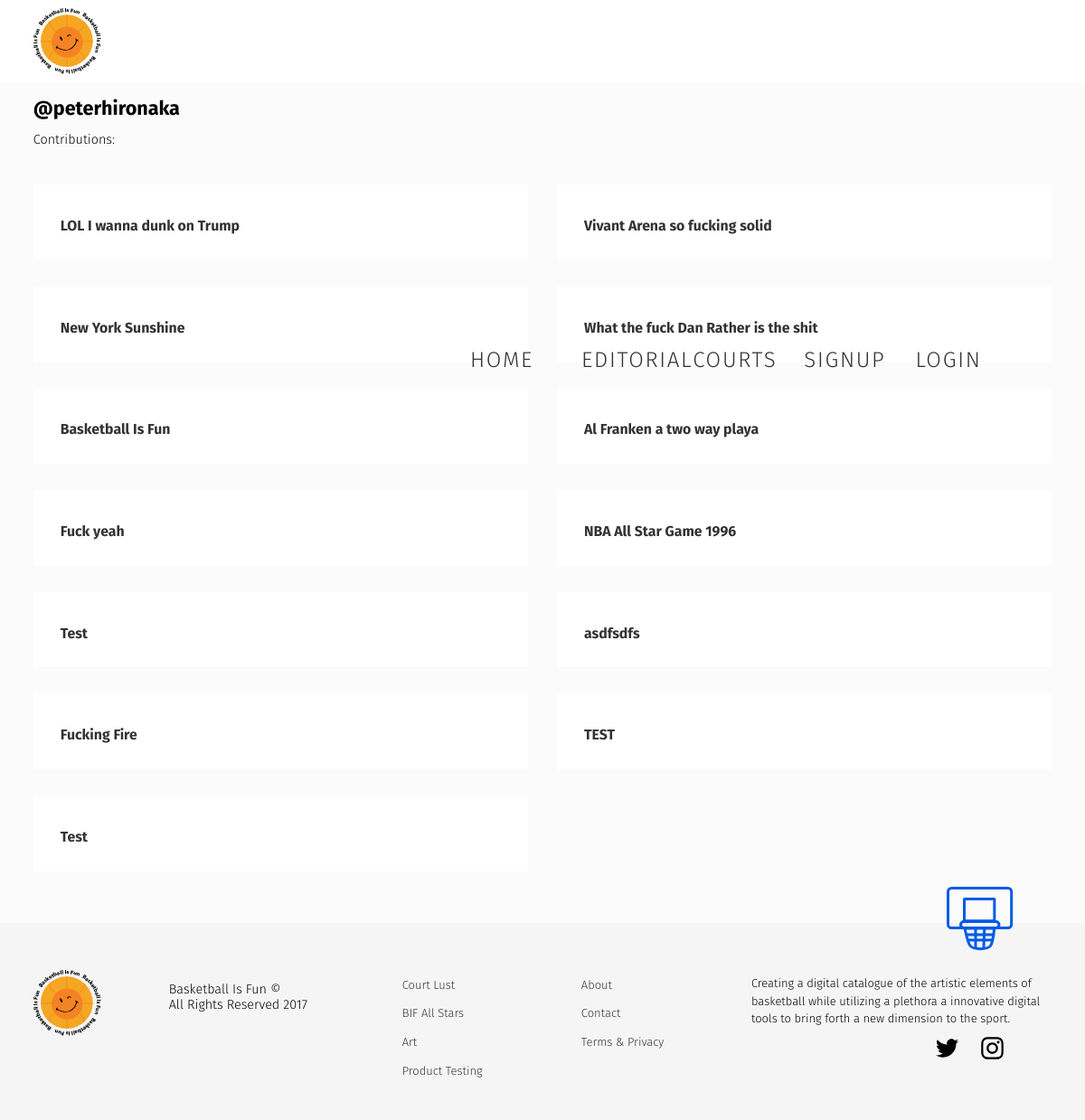
/profiles/peterhironaka/, run on an earlier commit of the app's database.
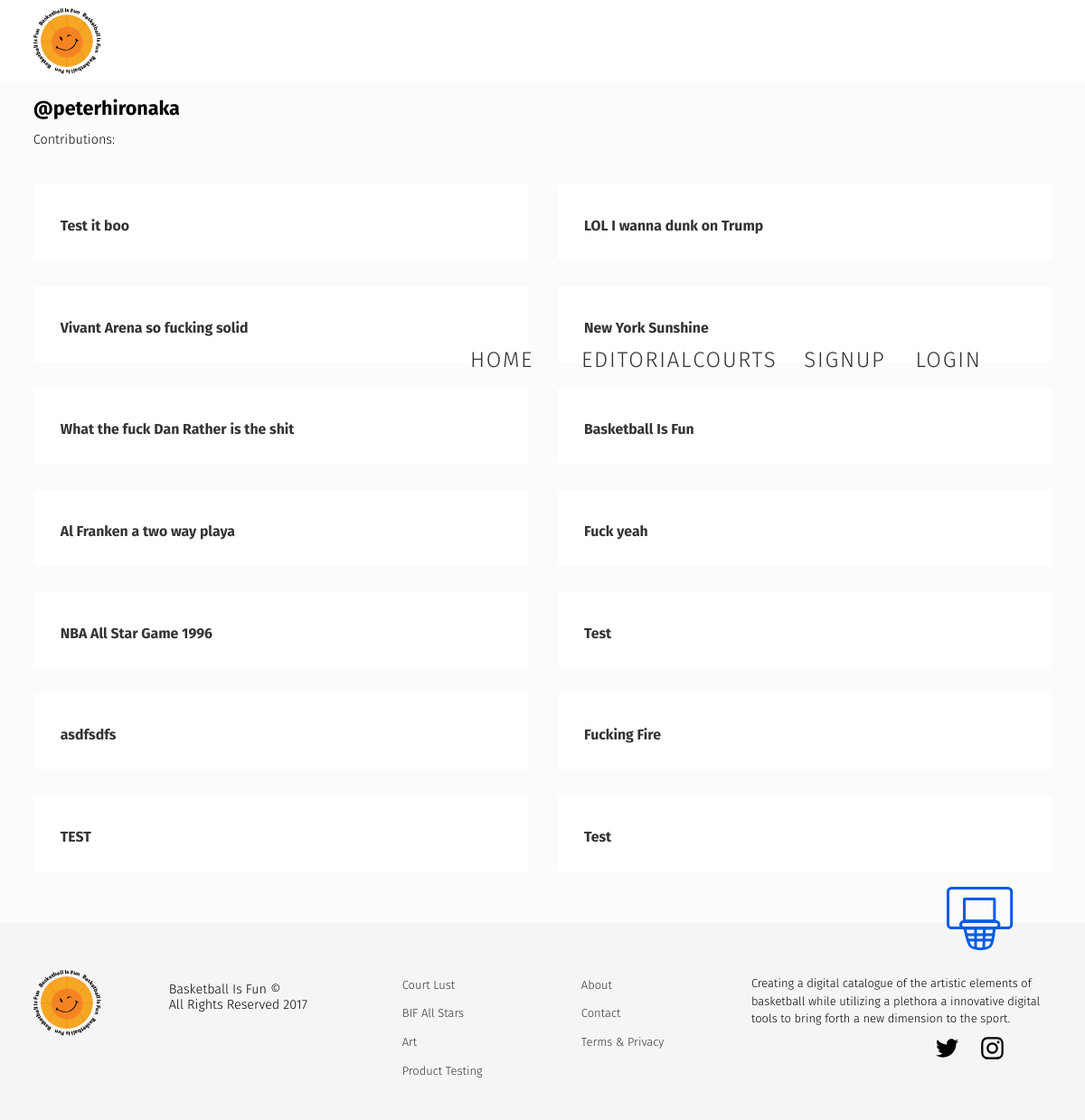
And on a later commit of the database.
### forum/models.py (models this page shows, shortened)
class Forum(models.Model):
    user = models.ForeignKey(settings.AUTH_USER_MODEL, default=1)
    title = models.CharField(max_length=120)
    slug = models.SlugField(unique=True)
    height_field = models.IntegerField(default=0)
    width_field = models.IntegerField(default=0)
    content = models.TextField()
    likes = models.ManyToManyField(settings.AUTH_USER_MODEL, blank=True, related_name='forum_likes')
    draft = models.BooleanField(default=False)
    publish = models.DateField(auto_now=False, auto_now_add=False)
    updated = models.DateTimeField(auto_now=True, auto_now_add=False)
    timestamp = models.DateTimeField(auto_now=False, auto_now_add=True)
    objects = ForumManager()
    def get_absolute_url(self):
        return reverse("forum:detail", kwargs={"slug": self.slug})
    class Meta:
        ordering = ["-timestamp", "-updated"]

### accounts/views.py (the view)
# urls.py: url(r'^(?P<username>[\w.@+-]+)/$', UserDetailView.as_view(), name='detail'),
class UserDetailView(DetailView):
    template_name = 'user_detail.html'
    queryset = User.objects.all()
    def get_object(self):
        return get_object_or_404(User, username__iexact=self.kwargs.get("username"))

### templates/user_detail.html (shortened to what this page needs)
{% extends "base.html" %}
{% load urlify %}
{% block content %}
<div class="author">
<h2>@{{object.username}} </h2>
<p>Contributions:</p>
</div>
{% for forum in object.forum_set.all %}
<div class='account-page--content'>
<h3><a href="{{forum.get_absolute_url}}">{{ forum.title }}</a></h3>
</div>
{% endfor %}
{% endblock content %}

What changed in the data, as far as the page shows it:
added Forum: title "Test it boo"
